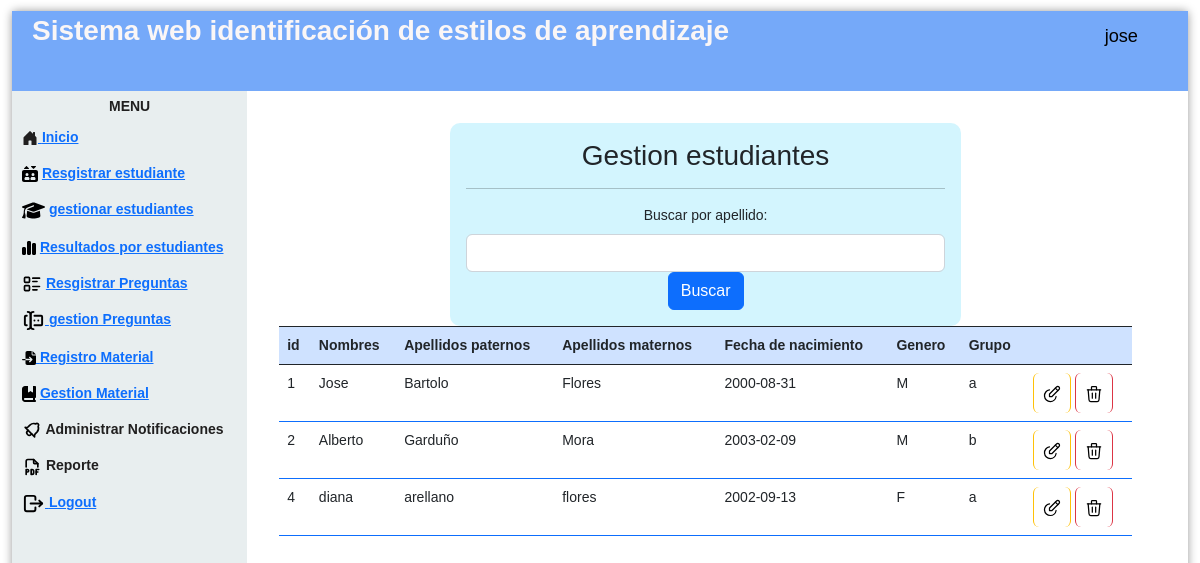
The app's page /gestionEsProfe.php (signed in) with its own data.
### tables this page shows
CREATE TABLE `estudiante` (
  `idEstudiante` int(11) NOT NULL AUTO_INCREMENT,
  `nombre` varchar(45) NOT NULL,
  `apellidoPaterno` varchar(45) NOT NULL,
  `apellidoMaterno` varchar(45) DEFAULT NULL,
  `fechaNaci` date NOT NULL,
  `genero` varchar(5) NOT NULL,
  `correo` varchar(45) NOT NULL,
  `contraseña` varchar(100) NOT NULL,
  `grupo` varchar(1) NOT NULL,
  PRIMARY KEY (`idEstudiante`)
);

### gestionEsProfe.php (the view, shortened to what this page needs)
<?php
  include "controlador/eliminarE.php";
  ?>
<!DOCTYPE html>
<html lang="en">
<head>
    <link href="https://cdn.jsdelivr.net/npm/bootstrap@5.2.2/dist/css/bootstrap.min.css" rel="stylesheet">
    <link href='css/nav.css' rel='stylesheet' type='text/css'>
    <link href='css/formulario.css' rel='stylesheet' type='text/css'>
</head>
<body>
<div class="page">
  <div class="pageHeader">
    <div class="title">Sistema web identificación de estilos de aprendizaje</div>
    <div class="userPanel"><span class="username" style="color:#000000";><i class="fa-solid fa-user-large"></i></svg>
          <?php   echo  $_SESSION["nombre"];
            ?></span></div>
  </div>
  <div class="main">
    <div class="nav">
      <div class="menu">
      <div class="title"><center>Menu</center></div>
      <ul>
          <li><a href="controlador/loginrol.php"> Inicio<a></li>
          <li>
            <a href="registroEstudiante.php"> Resgistrar estudiante<a></li>
            <li>
          <a href="gestionEsProfe.php"> gestionar estudiantes<a></li>
          <li>
            <a href="estudiantesGraficasProfe.php"> Resultados por estudiantes<a></li>
          <li>   <a href="registroPreguntaProfe.php"> Resgistrar Preguntas<a></li>
          <li><a href="gestionPreguntasProfe.php"> gestion Preguntas<a></li>
          <li>
            <a href="registroMaterialProfe.php">   Registro Material<a>
          </li>
          <li> <a href="gestionMaterialProfe.php">  Gestion Material<a> </li>
          <li>  Administrar Notificaciones</li>
          <li>  Reporte</li>
          <li><a href="controlador/cerrarsesion.php"> Logout<a></li>
        </ul>
      </div>
    </div>
    <div class="view col-12 p-3 ">
      <div class="container-fluid row">
        <div class="col-12 p-3">
        <form action="" method="get" class="col-10 p-3 m-auto formulario">
        <h3>Gestion estudiantes</h3>
           <hr    color="#000000";>
          <label for="buscarNombre" class="form-label">Buscar por apellido:</label>
          <input type="text" class="form-control" id="buscarNombre" name="buscarNombre">
          <button type="submit" class="btn btn-primary">Buscar</button>
        </form>
        <?php
        include "modelo/conexion.php";
        $filtroNombre = isset($_GET['buscarNombre']) ? $_GET['buscarNombre'] : '';
        if (!empty($filtroNombre)) {
          $sql = $conexion->query("SELECT * FROM estudiante WHERE apellidoPaterno LIKE '%$filtroNombre%'");
        } else {
          $sql = $conexion->query("SELECT * FROM estudiante");
        }
        ?>
        <table class="table">
          <thead class="table bg-light text-dark table-striped table-bordered border-dark table-primary">
            <tr>
              <th scope="col">id</th>
              <th scope="col">Nombres</th>
              <th scope="col">Apellidos paternos</th>
              <th scope="col">Apellidos maternos</th>
              <th scope="col">Fecha de nacimiento</th>
              <th scope="col">Genero</th>
              <th scope="col">Grupo</th>
              <th scope="col"></th>
            </tr>
          </thead>
          <tbody class="table table table-striped table-hover table-bordered border-primary">
            <?php
              while($datos=$sql->fetch_object()){?>
            <tr>
              <td><?= $datos->idEstudiante ?></td>
              <td><?= $datos->nombre ?></td>
              <td><?= $datos->apellidoPaterno ?></td>
              <td><?= $datos->apellidoMaterno ?></td>
              <td><?= $datos->fechaNaci ?></td>
              <td><?= $datos->genero ?></td>
              <td><?= $datos->grupo ?></td>
              <td>
                <a href="modificacionEProfe.php?id=<?= $datos->idEstudiante ?>" class="btn btn-small btn-warning">
                </a>
                <a onclick="return eliminar()" href="gestionEsProfe.php?id=<?= $datos->idEstudiante ?>"  class="btn btn-small btn-danger" >
                </a>
              </td>
            </tr>
            <?php }
              ?>
          </tbody>
        </table>
      </div>
    </div>
    </div>
  </div>
</div>
</body>
</html>

### css/nav.css (style rules this page uses)
html { background-image: url(http://www.ultraimg.com/images/2UeGfhZ.jpg); }
body { padding: 0px; margin: 0px; font-family: "Open Sans"; font-size: 14px; }
.page { position: absolute; width: 98%; height: 98%; left: 1%; top: 1%; background-color: rgba(255, 255, 255, 0.7); -moz-border-radius: 4px; -webkit-border-radius: 4px; border-radius: 4px; -moz-box-shadow: 0 0 10px 0 rgba(0, 0, 0, 0.4); -webkit-box-shadow: 0 0 10px 0 rgba(0, 0, 0, 0.4); box-shadow: 0 0 10px 0 rgba(0, 0, 0, 0.4); }
.pageHeader { width: 100%; height: 80px; line-height: 50px; background-color: #75a9f9; color: rgb(250, 246, 246); -moz-box-sizing: border-box; -webkit-box-sizing: border-box; box-sizing: border-box; padding: 5px 20px; vertical-align: middle; }
.pageHeader .title { width: 70%; float: left; line-height: 30px; font-size: 2em; font-weight: 700; }
.pageHeader .userPanel { width: 30%; float: right; }
.pageHeader .userPanel .username { float: right; line-height: 40px; padding: 0px 20px; font-weight: 400; font-size: 1.3em; color:#201f1f; }
.main { position: relative; width: 100%; height: 100%; clear: both; background-color: white; }
.main .nav { width: 20%; height: 100%; float: left; background-color: rgba(227, 234, 235, 0.8); }
.main .nav .menu { width: 100%; margin: 5px; color: #201f1f; }
.main .nav .menu .title { font-weight: 700; font-size: 1em; text-transform: uppercase; }
.main .nav .menu ul { padding-left: 0px; }
.main .nav .menu ul li { cursor: pointer; list-style: none; margin: 5px 0px; padding: 5px 0px; font-weight: 600; margin-right: 10px; padding-left: 5px; -moz-border-radius: 4px; -webkit-border-radius: 4px; border-radius: 4px; transition: 0.25s all; }
.main .view { position: relative; overflow: hidden; }
.main .view ,img { float: right; padding-top: 3%; width: 80%; }
.view ,table { align-items: center; }

### css/formulario.css (style rules this page uses)
* { transition: .4s; box-sizing: border-box; font-family: 'arial'; }
body { background: rgba(255, 255, 255, 0.8); }
.formulario { width: 60%; margin: auto; text-align: center; background: #4dd7fa3f; padding-top: 30px; border-radius: 10px; }

### records on screen
estudiante: idEstudiante "1", nombre "Jose", apellidoPaterno "Bartolo", apellidoMaterno "Flores", fechaNaci "2000-08-31", genero "M", grupo "a"
estudiante: idEstudiante "2", nombre "Alberto", apellidoPaterno "Garduño", apellidoMaterno "Mora", fechaNaci "2003-02-09", genero "M", grupo "b"
estudiante: idEstudiante "4", nombre "diana", apellidoPaterno "arellano", apellidoMaterno "flores", fechaNaci "2002-09-13", genero "F", grupo "a"

### other values on screen
$_SESSION["nombre"] "jose"
